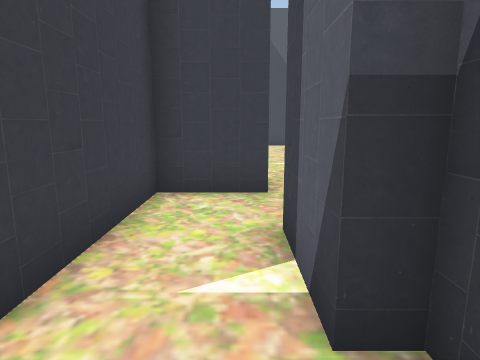
View 1 (above)

24 first-person views from a walk through a 3-D level made in the Unity game engine. The camera is 1.2 m above the floor, tilts 10° down and sees 75° across. The floor is counted in squares, 1 m on a side. Each view is taken from the middle of a square. On the plan, view 1 faces up. The plan holds only what a view shows up to about 13 squares ahead; the rest is blank. The place goes on beyond the plan. The player character is not drawn. Door leaves are left out, so doorways stand open.

View 2
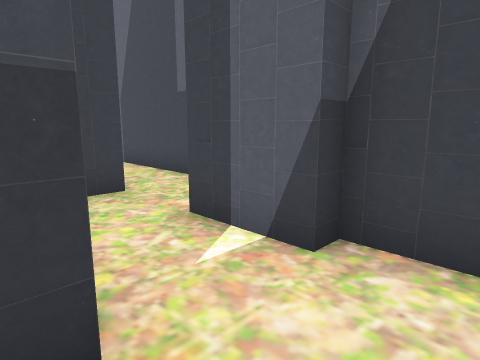

View 3
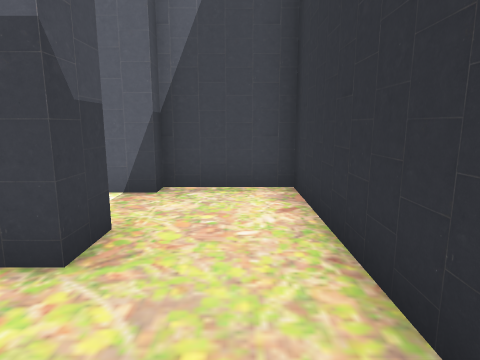

View 4
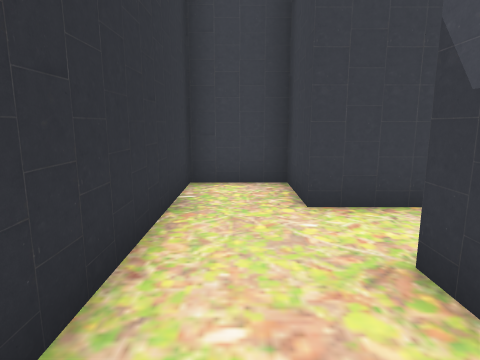

View 5
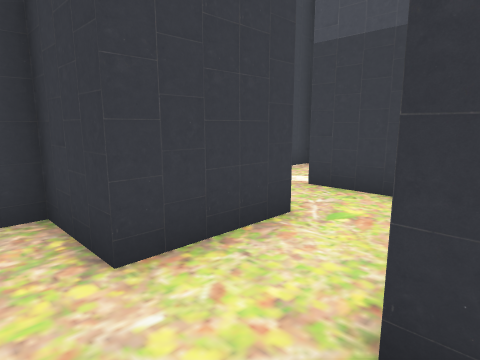

View 6
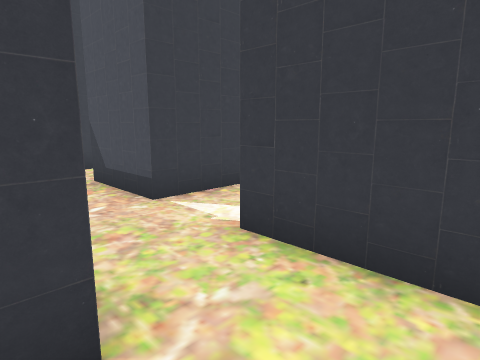

View 7
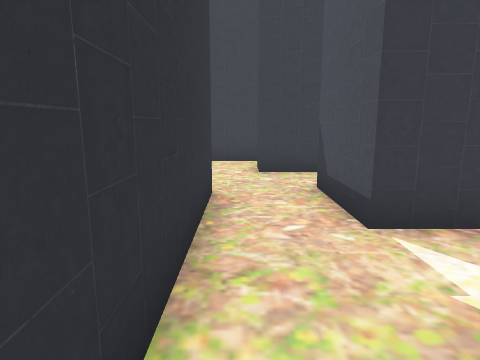

View 8
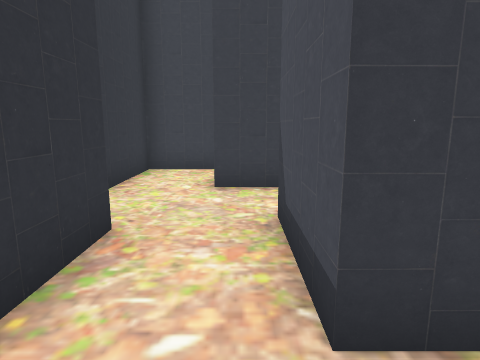

View 9
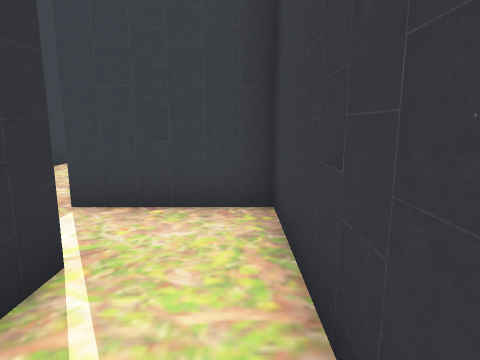

View 10
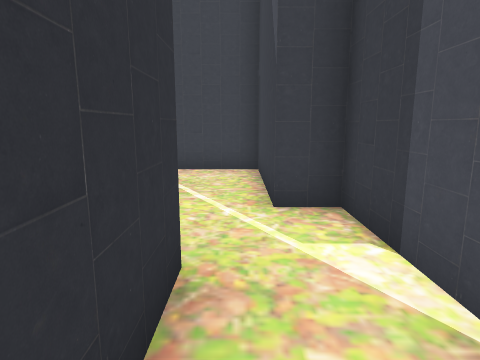

View 11
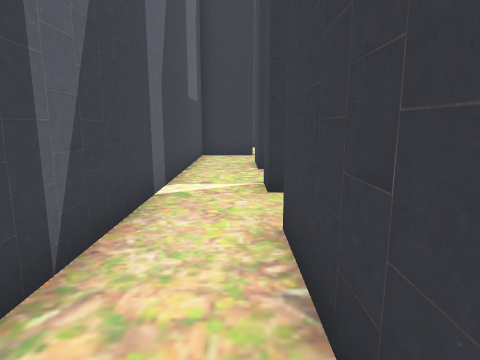

View 12
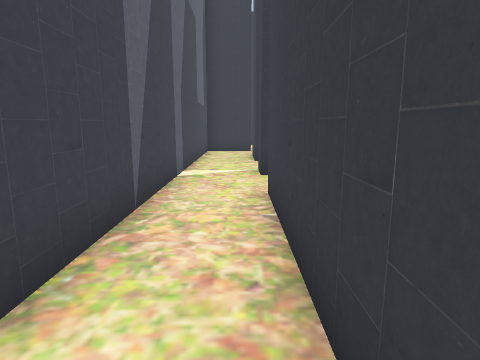

View 13
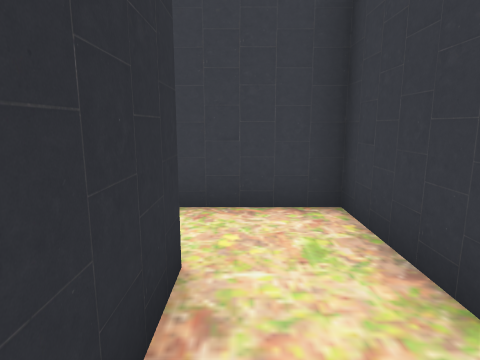

View 14
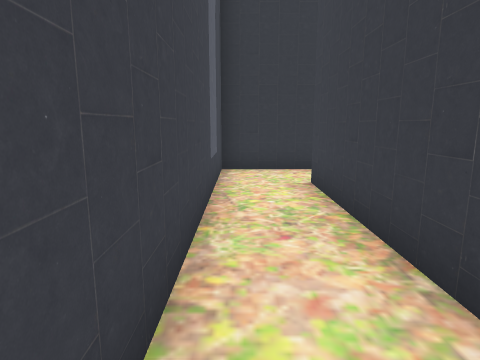

View 15
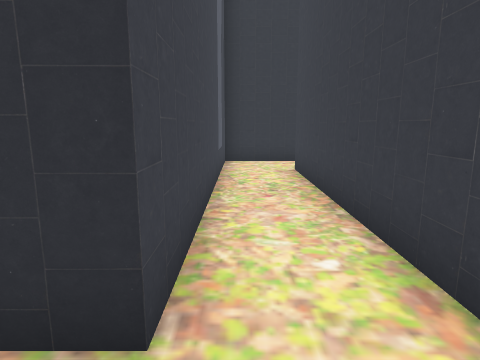

View 16
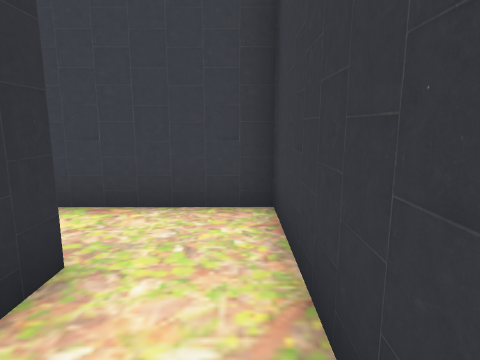

View 17
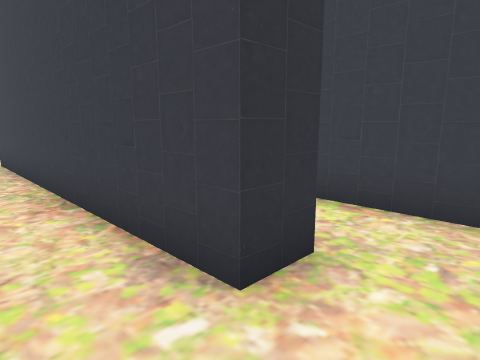

View 18
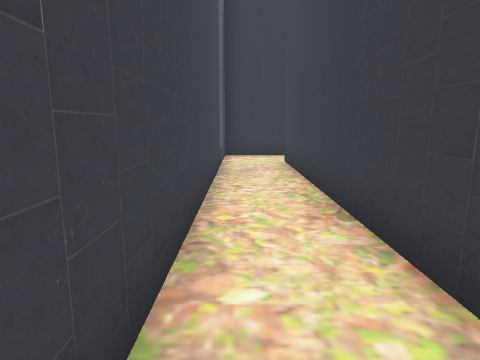

View 19
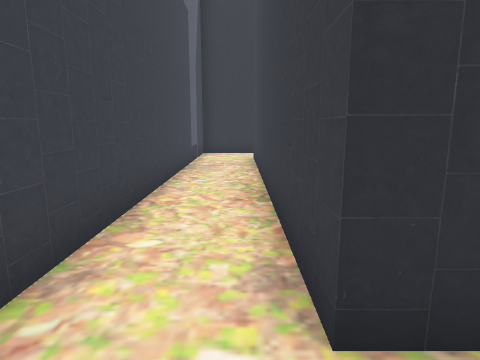

View 20
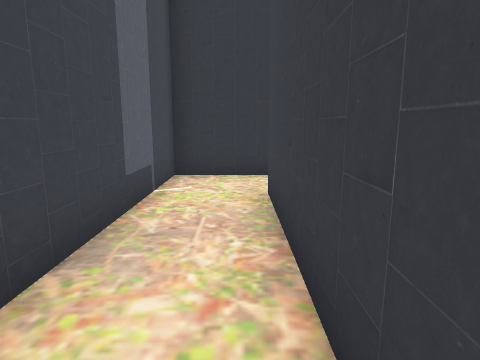

View 21
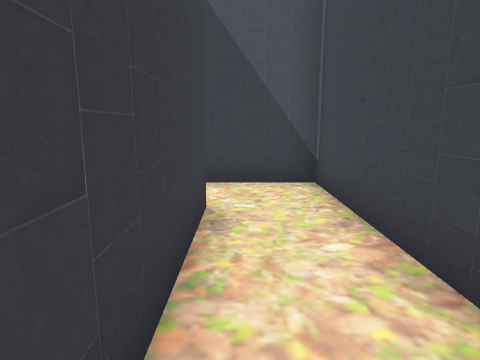

View 22
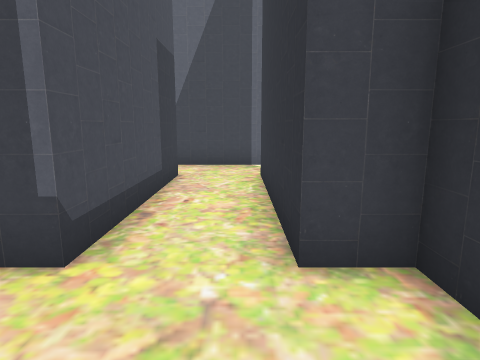

View 23
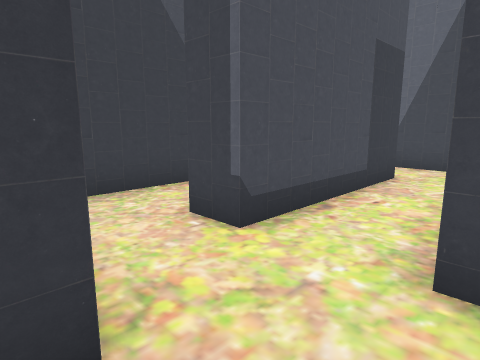

View 24
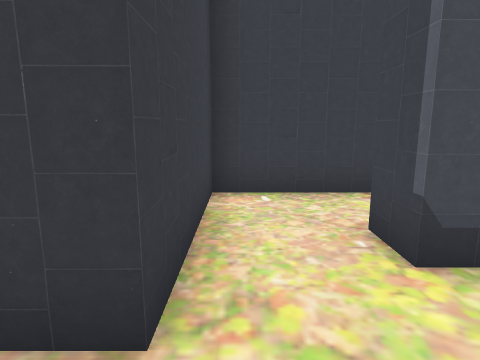

### Floor plan
Points are (right, up) in squares from view 1. A wall is a line through its corners. A room is listed if a view was taken in it or the views show most of it. See-through windows are left out.
Room 1 (views 1, 2, 4, 5)
walls: (0.5, 1.5) (0.5, 3.5) (2.5, 3.5) (2.5, 7.5); (-1.4, 1.5) (-2.5, 1.5); (0.5, 7.5) (0.5, 5.5) (-1.5, 5.5) (-1.5, 1.8); (-2.5, -1) (1, -1) (1, 1.5)
ways out: opening at (-2, 0.5) to room 2; opening at (1, 6.5) to room 5
Room 2 (view 3)
walls: (-4.5, 1) (-6.5, 1) (-6.5, -1) (-2.5, -1)
ways out: opening at (-2, 0.5) to room 1; opening at (-3.5, 2.5) to room 3
Room 3 (views 6, 7)
walls: (-5.5, 3.5) (-4.5, 3.5) (-4.5, 1); (-3.1, 5.5) (-5.5, 5.5); (-2.5, 1.5) (-2.5, 2)
ways out: opening at (-3.5, 2.5) to room 2; opening at (-5, 4.5) to room 4
Room 4 (view 8)
walls: (-7.5, 5.5) (-10, 5.5); (-9.5, 3.5) (-5.5, 3.5)
ways out: opening at (-5, 4.5) to room 3; opening at (-6.5, 6) to room 5; opening at (-8.5, 4.5)
Room 5 (views 9, 10)
walls: (-1.5, 7.5) (0.5, 7.5); (-0.7, 9.5) (-3.5, 9.5) (-3.5, 8.5) (-7.5, 8.5) (-7.5, 5.5); (-5.5, 6.5) (-4.7, 6.5); (0.5, 10.5) (0.5, 9.5); (2.5, 7.5) (2.5, 10.5)
ways out: opening at (1, 6.5) to room 1; opening at (-6.5, 6) to room 4; opening at (1, 10) to room 9
Room 6 (views 11, 12)
walls: (2.5, 18.5) (0.5, 18.5) (0.5, 12.5); (2.5, 12.5) (2.5, 16.2)
ways out: opening at (3, 17.5) to room 7; opening at (1, 13) to room 9
Room 7 (views 13, 14, 15)
walls: (5.4, 27.5) (3.5, 27.5) (3.5, 18.5) (2.5, 18.5); (2.5, 16.5) (5.5, 16.5) (5.5, 25.5)
ways out: opening at (3, 17.5) to room 6; opening at (6, 26.5) to room 8
Room 8 (views 16, 17, 18, 19, 20, 21)
walls: (5.5, 25.5) (6.5, 25.5) (6.5, 15.5); (6.1, 13.5) (8.6, 13.5) (8.6, 27.5) (5.4, 27.5)
ways out: opening at (6, 26.5) to room 7; opening at (6, 14.5)
Room 9 (views 22, 23, 24)
walls: (-5.2, 9.5) (-4.5, 9.5) (-4.5, 10.5) (0.5, 10.5); (-6.5, 12.5) (-6.5, 11.5) (-7.2, 11.5); (0.5, 12.5) (-4.5, 12.5); (2.5, 10.5) (2.5, 12.5)
ways out: opening at (1, 10) to room 5; opening at (1, 13) to room 6; opening at (-5.5, 13) to room 10; opening at (-7, 10.5)
Room 10 (no view inside)
walls: (-4.5, 12.5) (-4.5, 13.5); (-4.5, 15.5) (-6.5, 15.5) (-6.5, 12.5)
ways out: opening at (-5.5, 13) to room 9; opening at (-3.5, 14.5)

Where each view was taken, in squares from view 1:
view 1: 0 up, 0 right, facing up
view 2: 0 up, 2 left, facing up-right
view 3: 0 up, 5 left, facing right
view 4: 0 up, 0 right, facing left
view 5: 0 up, 2 left, facing up-left
view 6: 3 up, 3 left, facing up-left
view 7: 4 up, 4 left, facing left
view 8: 5 up, 6 left, facing left
view 9: 8 up, 3 left, facing left
view 10: 8 up, 1 right, facing left
view 11: 16 up, 1 right, facing down
view 12: 18 up, 1 right, facing down
view 13: 17 up, 5 right, facing left
view 14: 25 up, 5 right, facing down
view 15: 27 up, 5 right, facing down
view 16: 27 up, 8 right, facing left
view 17: 27 up, 8 right, facing down-left
view 18: 26 up, 8 right, facing down
view 19: 27 up, 7 right, facing down
view 20: 21 up, 7 right, facing down
view 21: 21 up, 7 right, facing up
view 22: 11 up, 7 left, facing right
view 23: 10 up, 7 left, facing up-right
view 24: 10 up, 6 left, facing up
